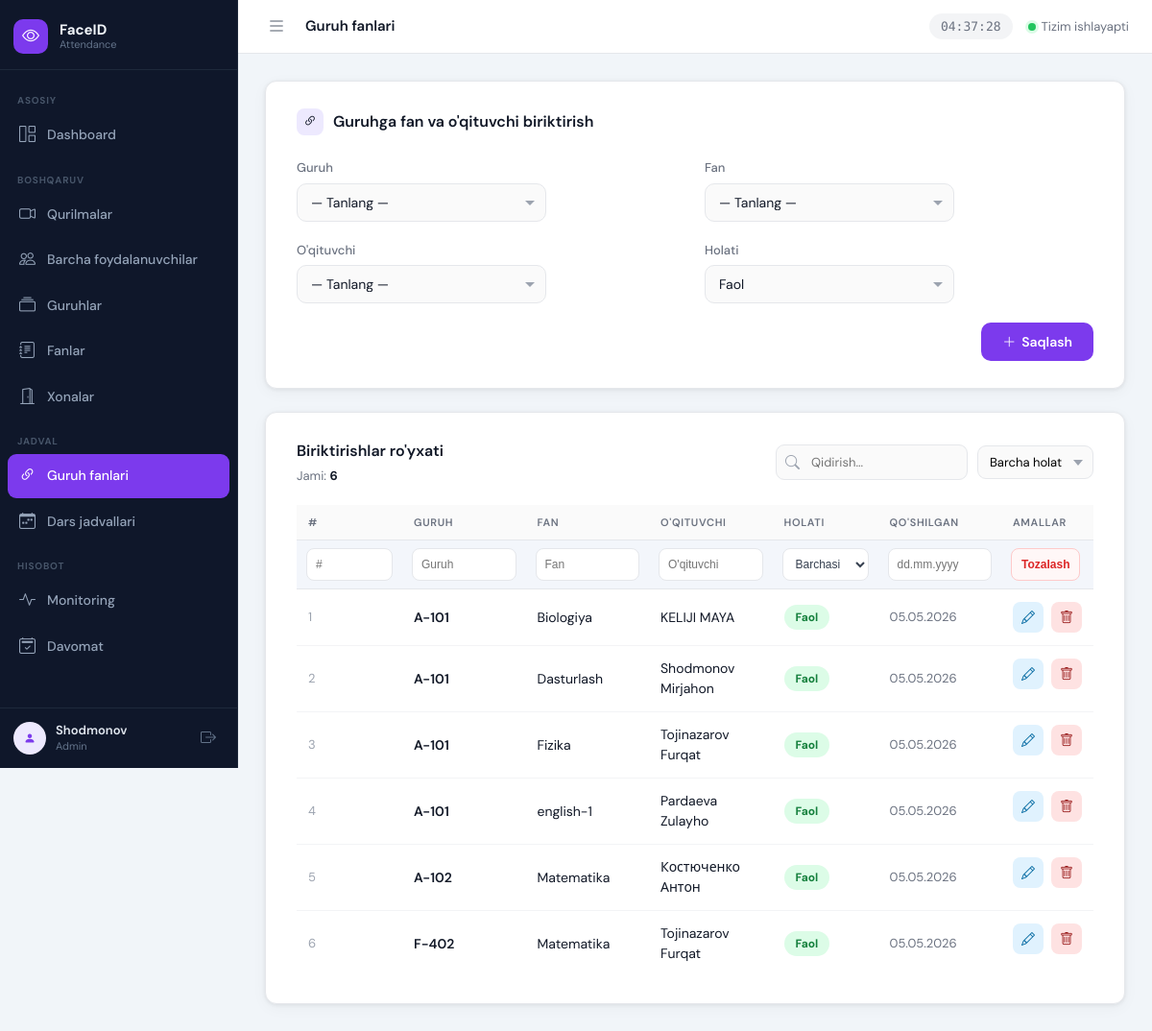
/schedule/group-subjects/ (signed in), run on an earlier commit of the app's database.
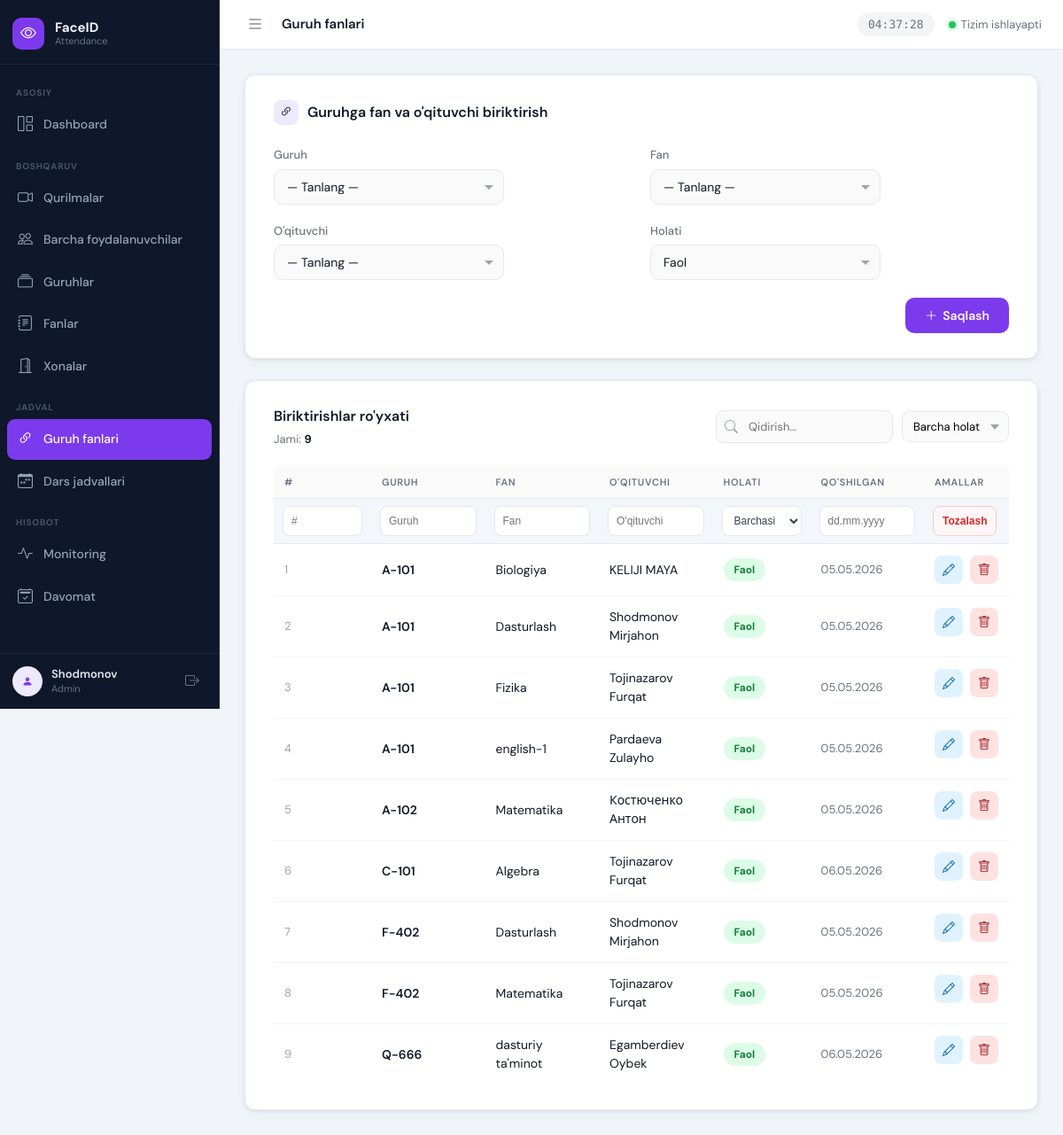
And on a later commit of the database.
### apps/schedule/models.py (models this page shows, shortened)
class GroupSubject(models.Model):
    group = models.ForeignKey(
        Group,
        on_delete=models.CASCADE,
        related_name='group_subjects',
        verbose_name='Guruh',
    )
    subject = models.ForeignKey(
        Subject,
        on_delete=models.PROTECT,
        related_name='group_offerings',
        verbose_name='Fan',
    )
    teacher = models.ForeignKey(
        UserProfile,
        on_delete=models.PROTECT,
        related_name='teaching_assignments',
        verbose_name="O'qituvchi",
    )
    is_active = models.BooleanField(default=True, verbose_name='Faol')
    created_at = models.DateTimeField(auto_now_add=True)
    class Meta:
        verbose_name = 'Guruh fani'
        verbose_name_plural = 'Guruh fanlari'
        ordering = ['group__group_name', 'subject__subject_name']
        constraints = [
            models.UniqueConstraint(
                fields=['group', 'subject'],
                name='unique_group_subject_offering',
            ),
        ]

### apps/groups/models.py (models this page shows, shortened)
class Group(models.Model):
    group_id = models.CharField(max_length=100, unique=True, verbose_name="Group ID")
    group_name = models.CharField(max_length=150, unique=True, verbose_name="Guruh nomi")
    is_active = models.BooleanField(default=True, verbose_name="Faol")
    created_at = models.DateTimeField(auto_now_add=True)
    class Meta:
        verbose_name = "Guruh"
        verbose_name_plural = "Guruhlar"
        ordering = ['group_name']

### apps/subjects/models.py (models this page shows, shortened)
class Subject(models.Model):
    subject_id = models.CharField(max_length=100, unique=True, verbose_name="Fan ID")
    subject_name = models.CharField(max_length=150, unique=True, verbose_name="Fan nomi")
    is_active = models.BooleanField(default=True, verbose_name="Faol")
    created_at = models.DateTimeField(auto_now_add=True)
    class Meta:
        verbose_name = "Fan"
        verbose_name_plural = "Fanlar"
        ordering = ['subject_name']

### apps/user_management/models.py (models this page shows, shortened)
class UserProfile(models.Model):
    class Role(models.TextChoices):
        STUDENT = 'student', 'Talaba'
        TEACHER = 'teacher', "O'qituvchi"
        STAFF   = 'staff',   'Xodim'
    face_id    = models.CharField(max_length=100, unique=True, default='', verbose_name="Face ID")
    ais_id     = models.CharField(max_length=100, unique=True, default='', verbose_name="AIS ID")
    last_name  = models.CharField(max_length=100, verbose_name="Familya")
    first_name = models.CharField(max_length=100, verbose_name="Ism")
    role       = models.CharField(max_length=20, choices=Role.choices, default=Role.STUDENT, verbose_name="Lavozim")
    auth_user  = models.OneToOneField(
        settings.AUTH_USER_MODEL,
        on_delete=models.SET_NULL,
        null=True,
        blank=True,
        related_name='linked_profile',
        verbose_name='Tizim foydalanuvchisi',
    )
    is_active  = models.BooleanField(default=True, verbose_name="Faol")
    created_at = models.DateTimeField(auto_now_add=True)
    class Meta:
        verbose_name        = "Foydalanuvchi"
        verbose_name_plural = "Foydalanuvchilar"
        ordering            = ['last_name', 'first_name']
    def get_full_name(self):
        return f"{self.last_name} {self.first_name}"

### apps/schedule/views.py (the view, shortened to what this page needs)
# urls.py: path('group-subjects/', views.group_subject_list, name='group_subject_list'),
@login_required
def group_subject_list(request):
    error = None
    qs = GroupSubject.objects.select_related('group', 'subject', 'teacher').order_by(
        'group__group_name', 'subject__subject_name'
    )
    paginator = Paginator(qs, 20)
    page_obj = paginator.get_page(request.GET.get('page'))
    return render(
        request,
        'schedule/group_subject_list.html',
        {
            'group_subjects': page_obj,
            'page_obj': page_obj,
            'paginator': paginator,
            'total_count': paginator.count,
            'groups': Group.objects.filter(is_active=True).order_by('group_name'),
            'subjects': Subject.objects.filter(is_active=True).order_by('subject_name'),
            'teachers': UserProfile.objects.filter(
                is_active=True, role=UserProfile.Role.TEACHER
            ).order_by('last_name', 'first_name'),
            'error': error,
        },
    )

### apps/schedule/templates/schedule/group_subject_list.html (shortened to what this page needs)
{% extends 'base.html' %}
{% load static %}
{% block page_title %}Guruh fanlari{% endblock %}
{% block nav_schedule_groups %}active{% endblock %}
{% block extra_css %}
<link rel="stylesheet" href="{% static 'user_management/user_management.css' %}">
{% endblock %}
{% block content %}
<div class="card">
    <div class="card-title">
        <div class="icon"><i class="bi bi-link-45deg"></i></div>
        Guruhga fan va o'qituvchi biriktirish
    </div>
    <form method="post">
        <div class="form-grid">
            <div class="form-group">
                <label>Guruh</label>
                <div class="select-wrap">
                    <select name="group" required>
                        <option value="">— Tanlang —</option>
                    </select>
                </div>
            </div>
            <div class="form-group">
                <label>Fan</label>
                <div class="select-wrap">
                    <select name="subject" required>
                        <option value="">— Tanlang —</option>
                    </select>
                </div>
            </div>
            <div class="form-group">
                <label>O'qituvchi</label>
                <div class="select-wrap">
                    <select name="teacher" required>
                        <option value="">— Tanlang —</option>
                    </select>
                </div>
            </div>
            <div class="form-group">
                <label>Holati</label>
                <div class="select-wrap">
                    <select name="is_active">
                        <option value="active">Faol</option>
                    </select>
                </div>
            </div>
        </div>
        <div class="form-footer">
            <button type="submit" class="btn-primary">
                <i class="bi bi-plus-lg"></i>
                Saqlash
            </button>
        </div>
    </form>
</div>
<div class="card">
    <div class="table-header">
        <div>
            <h2>Biriktirishlar ro'yxati</h2>
            <div class="table-meta">Jami: <strong>{{ total_count }}</strong></div>
        </div>
        <div class="table-filters">
            <div class="search-wrap">
                <input type="text" id="searchInput" placeholder="Qidirish..." oninput="filterTable()">
            </div>
            <select class="status-select" id="statusFilter" onchange="filterTable()">
                <option value="">Barcha holat</option>
            </select>
        </div>
    </div>
    <table id="dataTable">
        <thead>
            <tr>
                <th>#</th>
                <th>Guruh</th>
                <th>Fan</th>
                <th>O'qituvchi</th>
                <th>Holati</th>
                <th>Qo'shilgan</th>
                <th>Amallar</th>
            </tr>
            <tr class="column-filter-row">
                <th><input type="text" class="column-filter" data-column="0" placeholder="#"></th>
                <th><input type="text" class="column-filter" data-column="1" placeholder="Guruh"></th>
                <th><input type="text" class="column-filter" data-column="2" placeholder="Fan"></th>
                <th><input type="text" class="column-filter" data-column="3" placeholder="O'qituvchi"></th>
                <th>
                    <select class="column-filter" data-column="status">
                        <option value="">Barchasi</option>
                    </select>
                </th>
                <th><input type="text" class="column-filter" data-column="5" placeholder="dd.mm.yyyy"></th>
                <th><button type="button" class="clear-column-filters" onclick="clearColumnFilters()">Tozalash</button></th>
            </tr>
        </thead>
        <tbody>
            {% for gs in group_subjects %}
            <tr
                data-pk="{{ gs.id }}"
                data-group-id="{{ gs.group_id }}"
                data-subject-id="{{ gs.subject_id }}"
                data-teacher-id="{{ gs.teacher_id }}"
                data-status="{% if gs.is_active %}active{% else %}inactive{% endif %}"
            >
                <td class="row-num">{{ page_obj.start_index|add:forloop.counter0 }}</td>
                <td class="name">{{ gs.group.group_name }}</td>
                <td>{{ gs.subject.subject_name }}</td>
                <td>{{ gs.teacher.get_full_name }}</td>
                <td>
                    <button type="button" class="status-btn {% if gs.is_active %}active{% else %}inactive{% endif %}" data-action="toggle">
                        {% if gs.is_active %}Faol{% else %}Nofaol{% endif %}
                    </button>
                </td>
                <td class="date-cell">{{ gs.created_at|date:"d.m.Y" }}</td>
                <td class="actions-cell">
                    <button type="button" class="edit-btn" data-action="edit" title="Tahrirlash"><i class="bi bi-pencil"></i></button>
                    <button type="button" class="delete-btn" data-action="delete" title="O'chirish"><i class="bi bi-trash"></i></button>
                </td>
            </tr>
            {% empty %}
            <tr>
                <td colspan="7" class="empty-row">Hozircha biriktirish yo'q. Yuqoridan qo'shing.</td>
            </tr>
            {% endfor %}
        </tbody>
    </table>
</div>
{% endblock %}

### templates/base.html (shortened to what this page needs)
{% load static %}
<!DOCTYPE html>
<html lang="uz">
<head>
    <link rel="stylesheet" href="https://cdn.jsdelivr.net/npm/bootstrap-icons@1.11.3/font/bootstrap-icons.min.css">
    <link rel="stylesheet" href="{% static 'css/dashboard.css' %}">
    {% block extra_css %}{% endblock %}
</head>
<body>
<aside class="sidebar" id="sidebar">
    <div class="sidebar-logo">
        <div class="logo-icon">
            <i class="bi bi-eye"></i>
        </div>
        <div class="logo-text">
            <span class="logo-title">FaceID</span>
            <span class="logo-sub">Attendance</span>
        </div>
    </div>
    <nav class="sidebar-nav">
        <div class="nav-section-label">Asosiy</div>
        <a href="{% url 'core:dashboard' %}" class="nav-item {% block nav_dashboard %}{% endblock %}">
            <span class="nav-icon"><i class="bi bi-grid-1x2"></i></span>
            <span class="nav-label">Dashboard</span>
        </a>
        <div class="nav-section-label">Boshqaruv</div>
        <a href="{% url 'devices:device_list' %}" class="nav-item {% block nav_devices %}{% endblock %}">
            <span class="nav-icon"><i class="bi bi-camera-video"></i></span>
            <span class="nav-label">Qurilmalar</span>
        </a>
        <a href="{% url 'user_management:user_list' %}" class="nav-item user-menu-parent {% block nav_users %}{% endblock %}" id="userMenuParent">
            <span class="nav-icon"><i class="bi bi-people"></i></span>
            <span class="nav-label">Barcha foydalanuvchilar</span>
        </a>
        <a href="{% url 'groups:group_list' %}" class="nav-item {% block nav_groups %}{% endblock %}">
            <span class="nav-icon"><i class="bi bi-collection"></i></span>
            <span class="nav-label">Guruhlar</span>
        </a>
        <a href="{% url 'subjects:subject_list' %}" class="nav-item {% block nav_subjects %}{% endblock %}">
            <span class="nav-icon"><i class="bi bi-journal-text"></i></span>
            <span class="nav-label">Fanlar</span>
        </a>
        <a href="{% url 'rooms:room_list' %}" class="nav-item {% block nav_rooms %}{% endblock %}">
            <span class="nav-icon"><i class="bi bi-door-open"></i></span>
            <span class="nav-label">Xonalar</span>
        </a>
        <div class="nav-section-label">Jadval</div>
        <a href="{% url 'schedule:group_subject_list' %}" class="nav-item {% block nav_schedule_groups %}{% endblock %}">
            <span class="nav-icon"><i class="bi bi-link-45deg"></i></span>
            <span class="nav-label">Guruh fanlari</span>
        </a>
        <a href="{% url 'schedule:lesson_slot_list' %}" class="nav-item {% block nav_schedule_slots %}{% endblock %}">
            <span class="nav-icon"><i class="bi bi-calendar-week"></i></span>
            <span class="nav-label">Dars jadvallari</span>
        </a>
        <div class="nav-section-label">Hisobot</div>
        <a href="{% url 'devices:monitoring' %}" class="nav-item {% block nav_monitoring %}{% endblock %}">
            <span class="nav-icon"><i class="bi bi-activity"></i></span>
            <span class="nav-label">Monitoring</span>
        </a>
        <a href="#" class="nav-item {% block nav_attendance %}{% endblock %}">
            <span class="nav-icon"><i class="bi bi-calendar2-check"></i></span>
            <span class="nav-label">Davomat</span>
        </a>
    </nav>
    <div class="sidebar-footer">
        <div class="sidebar-user">
            <div class="user-avatar">
                <i class="bi bi-person-fill"></i>
            </div>
            <div class="user-info">
                <span class="user-name">{{ request.user.get_full_name|default:request.user.username }}</span>
                <span class="user-role">Admin</span>
            </div>
        </div>
        <a href="{% url 'logout' %}" class="logout-btn" title="Chiqish">
            <i class="bi bi-box-arrow-right"></i>
        </a>
    </div>
</aside>
<div class="main-wrapper">
    <header class="topbar">
        <div class="topbar-left">
            <button class="sidebar-toggle" id="sidebarToggle" title="Sidebar">
                <i class="bi bi-list"></i>
            </button>
            <div class="page-breadcrumb">
                <span class="breadcrumb-page">{% block page_title %}Dashboard{% endblock %}</span>
            </div>
        </div>
        <div class="topbar-right">
            <div class="topbar-time" id="liveTime"></div>
            <div class="topbar-status">
                <span class="status-dot online"></span>
                <span class="status-text">Tizim ishlayapti</span>
            </div>
        </div>
    </header>
    <main class="main-content">
        {% block content %}{% endblock %}
    </main>
</div>
</body>
</html>

What changed in the data, as far as the page shows it:
added GroupSubject: start_index|add "6", group.group_name "C-101", subject.subject_name "Algebra", teacher.get_full_name "Tojinazarov Furqat", is_active "Faol", created_at "06.05.2026"
added GroupSubject: start_index|add "7", group.group_name "F-402", subject.subject_name "Dasturlash", teacher.get_full_name "Shodmonov Mirjahon", is_active "Faol", created_at "05.05.2026"
computed for GroupSubject (number 8 of 9 on the later page): start_index|add "6" → "8"
added GroupSubject: start_index|add "9", group.group_name "Q-666", subject.subject_name "dasturiy ta'minot", teacher.get_full_name "Egamberdiev Oybek", is_active "Faol", created_at "06.05.2026"
Also different on the page:
{{ total_count }}: "6" → "9"
